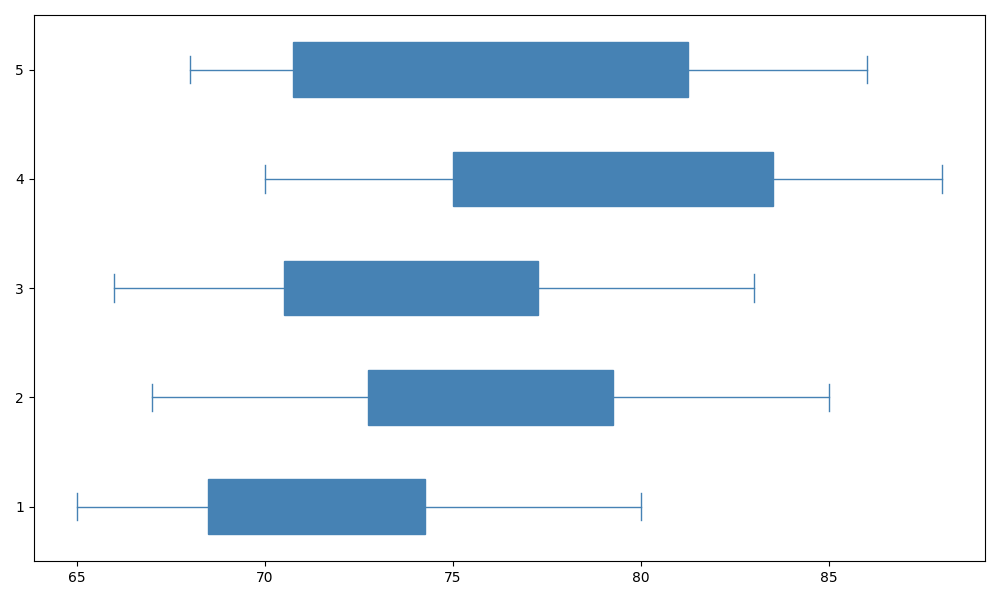

The script that drew this image:
import matplotlib.pyplot as plt
import numpy as np

chocolate_brands = ["CocoaHeaven", "ChocoDelight", "SweetCocoa", "DarkFantasy", "ChocoTwist", "NuttyBites"]

chocolate_data = {
    "CocoaHeaven": [75, 80, 78, 85, 82],
    "ChocoDelight": [70, 75, 72, 78, 79],
    "SweetCocoa": [68, 72, 70, 74, 69],
    "DarkFantasy": [80, 85, 83, 88, 86],
    "ChocoTwist": [65, 67, 66, 70, 68],
    "NuttyBites": [72, 77, 75, 79, 76]
}

box_data = [list(year_data) for year_data in zip(*chocolate_data.values())]

fig, ax = plt.subplots(figsize=(10, 6))

color = '#4682B4'  # Consistent single color for all elements

bplot = ax.boxplot(box_data, vert=False, patch_artist=True, notch=False,
                   boxprops=dict(facecolor=color, color=color),
                   whiskerprops=dict(color=color),
                   capprops=dict(color=color),
                   medianprops=dict(color=color, linewidth=2),
                   flierprops=dict(markerfacecolor=color, marker='o', markersize=8, linestyle='none'))

plt.tight_layout()

plt.show()
